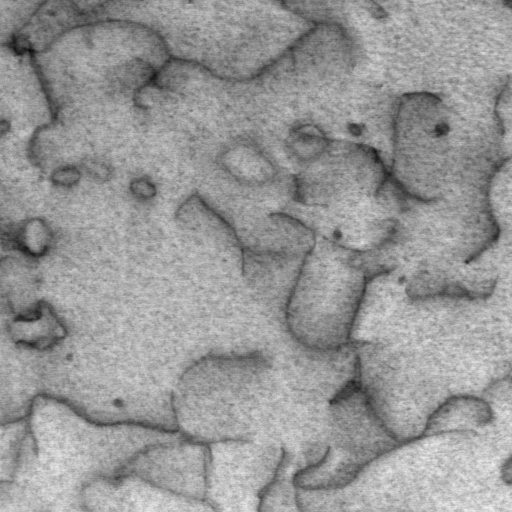
#> input picture Notebook/HumanValSetCheck/valIMG/0501_300kx_1nm_clhaadf3_0010.jpg, 1024 x 1024 px, given as the content of the folder ./RawResult0p1/7/, which was not available (shown at 1/2 size)
$ jupyter execute --allow-errors SecondStepsFitting.ipynb   (older library calls are emulated)   (text cells are left out)
#> lines starting #> are read from the running program, lines starting #| are printed output that depends on the picture; after the words box and inside, x2 and y2 are one past the last pixel; in counts of white or black regions, pixels touching at a corner belong together; pictures that were not available may be replaced by others from this repository, and a replacement may not be noted
[cell 1]
# Results Path
import os
# Import packages
import re

import cv2
import numpy as np
import pandas as pd
from matplotlib import pyplot as plt

os.getcwd()

[cell 2]
def fitEllipse(rawPath, outPath, imgFile):
    """
    This function fits the ellipse on the cropped patches of the defects
    and save the fitting ellipse in "imgFile"+"_fitted.jpg" as the vistualization of final results

    rawPath :: the path of the result cropped images
    imgFile :: the file name of the small patch of the detected defects

    Return :
    ellipse : Typical Ouput of OpenCV's ellipse function :
        center	Center of the ellipse.
        axes	Half of the size of the ellipse main axes.
        angle	Ellipse rotation angle in degrees.

        ( (center_rr, center_cc), (minor_axe, major_axe), angle )

    """
#> called with rawPath = './RawResult0p1/7/', outPath = './outputFitting0p1/', imgFile = '0501_300kx_1nm_clhaadf3_0010.jpg'
    img = cv2.imread(rawPath+imgFile)
#> img is the input picture: shape (1024, 1024, 3); min 4, max 251, mean 150.5
    imgName = imgFile.rstrip(".jpg")
    # [6 lines of commented-out code are left out]
    gray = cv2.cvtColor(img,cv2.COLOR_BGR2GRAY)
    blur_gray = cv2.GaussianBlur(gray,(3,3),0)
    ret3,thresh = cv2.threshold(blur_gray,0,255,cv2.THRESH_BINARY_INV+cv2.THRESH_OTSU)
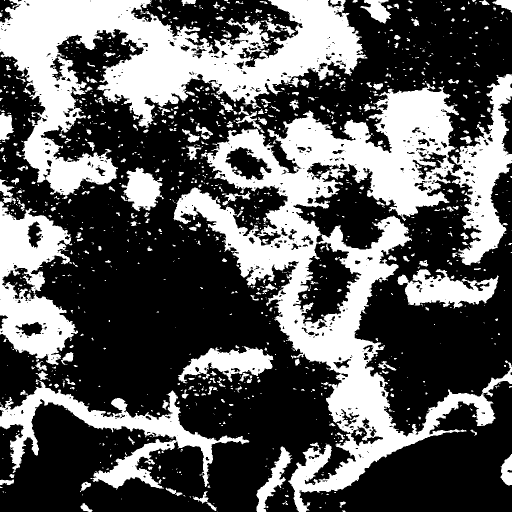
#> thresh: shape (1024, 1024) (shown at 1/2 size); 36.1% white; 1317 white regions (981 under 20 px), largest, box (x1, y1, x2, y2) and area: (347, 148, 1024, 1024) 166372, (0, 0, 735, 398) 106959, (0, 403, 156, 730) 27158
#> ret3 = 143
    # noise removal
    kernel = cv2.getStructuringElement(cv2.MORPH_ELLIPSE,(3,3)) #np.ones((5,5),np.uint8) #
    opening = cv2.morphologyEx(thresh,cv2.MORPH_OPEN,kernel, iterations = 3)
#> opening: shape (1024, 1024); 32.2% white; 181 white regions (1 under 20 px), largest, box (x1, y1, x2, y2) and area: (348, 175, 990, 1024) 132155, (0, 0, 728, 391) 99888, (0, 403, 150, 729) 24419
    #closing = cv2.morphologyEx(opening, cv2.MORPH_CLOSE, kernel)
    #opening = closing
    # sure background area
    sure_bg = cv2.dilate(opening,kernel,iterations=3)
#> sure_bg: shape (1024, 1024); 39.5% white; 87 white regions, largest, box (x1, y1, x2, y2) and area: (345, 169, 1024, 1024) 166957, (0, 0, 731, 394) 117200, (0, 355, 153, 732) 31524
    cv2.imwrite(outPath + imgName+'_sureBG.jpg', sure_bg)
    # Finding sure foreground area
    dist_transform = cv2.distanceTransform(opening,1,5)
    ret, sure_fg = cv2.threshold(dist_transform, 0.2*dist_transform.max(),255,0)
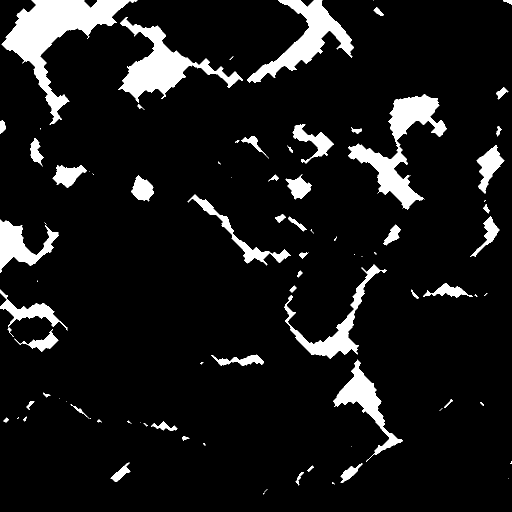
#> sure_fg: shape (1024, 1024) float32 (shown at 1/2 size); 9.2% white; 86 white regions (33 under 20 px), largest, box (x1, y1, x2, y2) and area: (3, 0, 275, 249) 18619, (696, 188, 894, 419) 12404, (237, 34, 486, 205) 11907
#> ret = 13.8
    # Finding unknown region
    sure_fg = np.uint8(sure_fg)
    unknown = cv2.subtract(sure_bg,sure_fg)
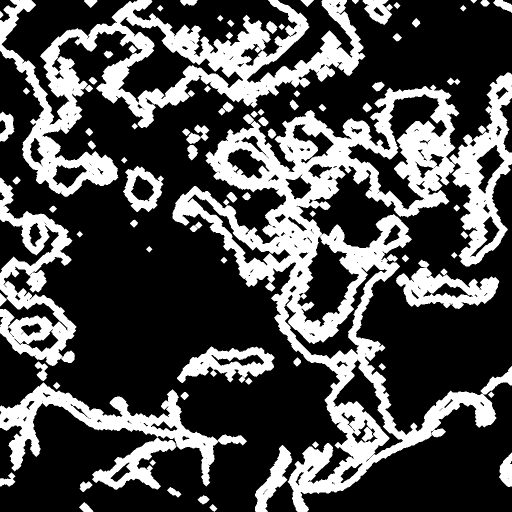
#> unknown: shape (1024, 1024) (shown at 1/2 size); 30.3% white; 90 white regions, largest, box (x1, y1, x2, y2) and area: (345, 169, 1024, 1024) 132655, (0, 0, 731, 394) 73465, (0, 765, 494, 980) 28721
    # Marker labelling
    ret, markers = cv2.connectedComponents(sure_fg)
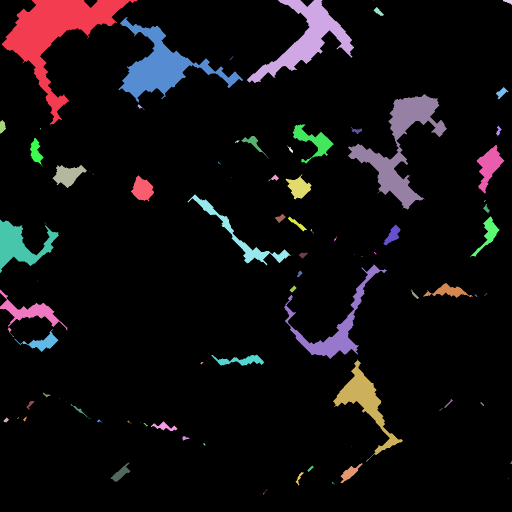
#> markers: shape (1024, 1024) int32 (shown at 1/2 size); 87 distinct labels, from 0 to 86; one colour per label, 0 black
#> ret = 87
    # Add one to all labels so that sure background is not 0, but 1
    markers = markers+1
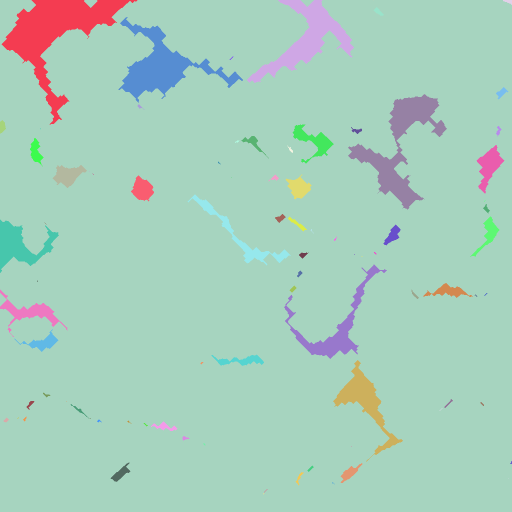
#> markers: shape (1024, 1024) int32 (shown at 1/2 size); 87 distinct labels, from 1 to 87; one colour per label, 0 black
    # Now, mark the region of unknown with zero
    markers[unknown==255] = 0
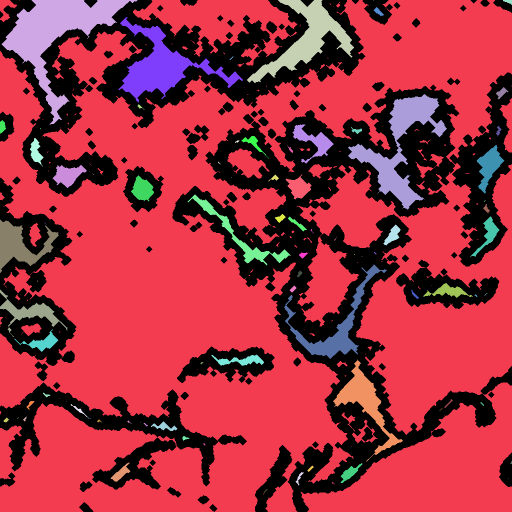
#> markers: shape (1024, 1024) int32 (shown at 1/2 size); 88 distinct labels, from 0 to 87; one colour per label, 0 black
    markers = cv2.watershed(img,markers)
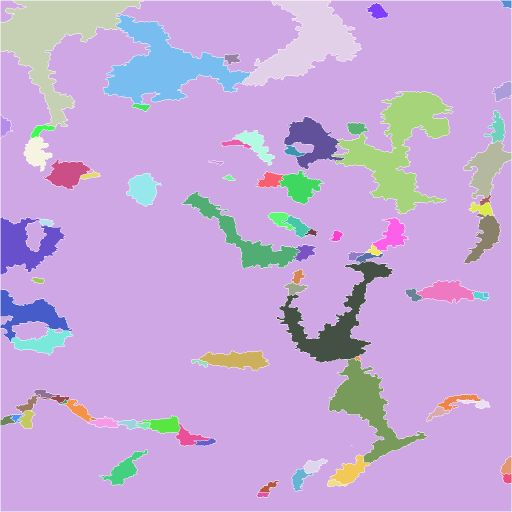
#> markers: shape (1024, 1024) int32 (shown at 1/2 size); 87 distinct labels, from -1 to 87; one colour per label, 0 black, -1 white
    img[markers == -1] = [255,0,0]
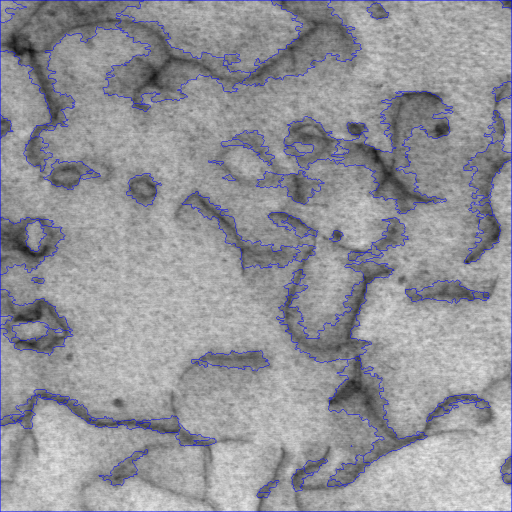
#> img: shape (1024, 1024, 3) (shown at 1/2 size); 2.14% of pixels changed, all inside (x1, y1, x2, y2) = (0, 0, 1024, 1024)
    imgray = sure_fg #cv2.cvtColor(sure_fg,cv2.COLOR_BGR2GRAY)
    #ret,thresh = cv2.threshold(imgray,50,255,cv2.ADAPTIVE_THRESH_GAUSSIAN_C)
    #thresh = cv2.adaptiveThreshold(imgray,255,cv2.ADAPTIVE_THRESH_GAUSSIAN_C,cv2.THRESH_BINARY,23,2)
    ret3,thresh = cv2.threshold(imgray,0,255,cv2.THRESH_BINARY_INV+cv2.THRESH_OTSU)
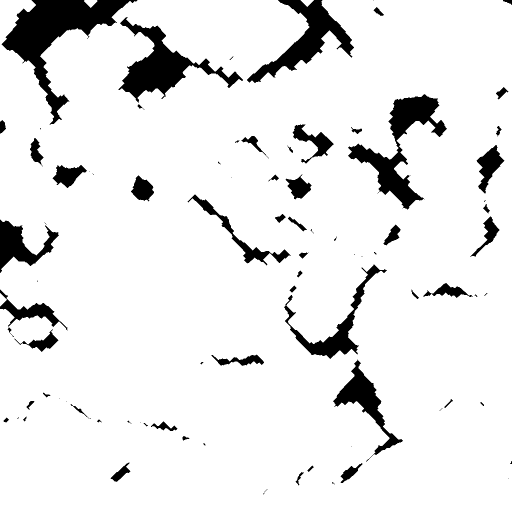
#> thresh: shape (1024, 1024) (shown at 1/2 size); 90.8% white; 86 black regions (33 under 20 px)
#> ret3 = 0
    im,contours,hierarchy= cv2.findContours(thresh,cv2.RETR_TREE,cv2.CHAIN_APPROX_SIMPLE)
#> contours = 168 contours, 112 with area under 20; largest, box (x1, y1, x2, y2) and area: (0, 0, 1024, 1024) 1008069, (695, 187, 895, 420) 12832, (236, 33, 487, 206) 12303, (567, 528, 775, 719) 6512, (665, 719, 807, 911) 6212
    max_index = 0
    # if contour length is more than 1
    if len(contours) == 0:
        print("error in contour calculation")
    elif len(contours) == 1:
        contoursALL = contours[0]
    else:
        indexDict = dict()
        for idx,con in enumerate(contours):
            indexDict[cv2.contourArea(con)] = idx
#> this loop made 168 passes
#> con on passes 1, 2, 5: [[0, 586], [0, 612], [13, 599]], [[601, 0], [614, 13], [627, 0]], [[525, 988], [526, 987], [527, 988], [526, 989]]
#> after the loop, indexDict = 70 items
        # print(indexDict)
        A = sorted(indexDict.keys(),reverse=True)
#> A = 70 values, max 1008069 at index 0, min 2 at index 69, mean 15301.3
        # print(A)
        max_index = indexDict[A[0]]
#> max_index = 3
        contoursALL = contours[indexDict[A[1]]]
#> contoursALL = contour of 262 points, box (x1, y1, x2, y2) (695, 187, 895, 420), area 12832
        for i in range(len(contours)):
            if i != max_index and i != indexDict[A[1]] :
                #print(contours[i])
                tmp = contours[i]
                contoursALL = np.concatenate((contoursALL,tmp))
#> this loop made 168 passes
#> tmp on passes 1, 2, 5, 7, 8, 9, 10, 11, 12, 13, 14, 15: [[0, 586], [0, 612], [13, 599]], [[601, 0], [614, 13], [627, 0]], [[525, 988], [526, 987], [527, 988], [526, 989]], [[527, 984], [528, 983], [529, 984], [528, 985]], [[528, 983], [529, 982], [530, 983], [529, 984]], [[529, 982], [530, 981], [531, 982], [530, 983]], [[530, 981], [531, 980], [532, 981], [531, 982]], [[531, 980], [532, 979], [533, 980], [532, 981]], [[532, 979], [533, 978], [534, 979], [533, 980]], [[533, 978], [534, 977], [535, 978], [534, 979]], [[668, 968], [669, 967], [670, 968], [669, 969]], [[667, 967], [668, 966], [669, 967], [668, 968]]
#> after the loop, contoursALL = contour of 2731 points, box (x1, y1, x2, y2) (0, 0, 1019, 990), area 59038
    cnt = contoursALL
#> cnt has the same summary as contoursALL
    ellipse = cv2.fitEllipse(cnt)
#> ellipse = ((486.4, 529), (841.9, 924.2), 86.82)
    #print(ellipse)
    imgNN = cv2.imread(rawPath+imgFile)
    #cv2.imwrite(outPath+imgName+'_fitted11.jpg', imgNN)
    cv2.ellipse(imgNN,ellipse,(0,255,0),3)
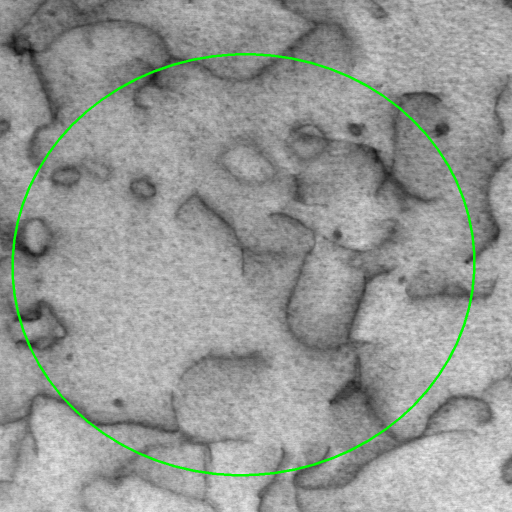
#> imgNN: shape (1024, 1024, 3) (shown at 1/2 size); 1.31% of pixels changed, all inside (x1, y1, x2, y2) = (23, 106, 951, 953)
    cv2.imwrite(outPath+imgName+'_fitted.jpg', imgNN)
    #plt.imshow(img)
    return ellipse
